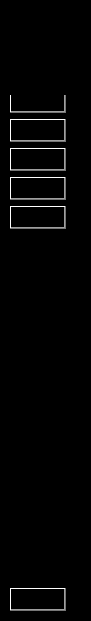
   <widget class="QWidget" name="sidebar1" native="true">
    <property name="geometry">
     <rect>
      <x>0</x>
      <y>-10</y>
      <width>91</width>
      <height>621</height>
     </rect>
    </property>
    <property name="palette">
     <palette>
      <active>
       <colorrole role="WindowText">
        <brush brushstyle="SolidPattern">
         <color alpha="255">
          <red>0</red>
          <green>0</green>
          <blue>0</blue>
         </color>
        </brush>
       </colorrole>
       <colorrole role="Button">
        <brush brushstyle="LinearGradientPattern">
         <gradient startx="1.000000000000000" starty="0.000000000000000" endx="1.000000000000000" endy="0.000000000000000" type="LinearGradient" spread="PadSpread" coordinatemode="ObjectBoundingMode">
          <gradientstop position="0.000000000000000">
           <color alpha="255">
            <red>0</red>
            <green>0</green>
            <blue>0</blue>
           </color>
          </gradientstop>
          <gradientstop position="1.000000000000000">
           <color alpha="255">
            <red>255</red>
            <green>255</green>
            <blue>255</blue>
           </color>
          </gradientstop>
         </gradient>
        </brush>
       </colorrole>
       <colorrole role="Light">
        <brush brushstyle="SolidPattern">
         <color alpha="255">
          <red>255</red>
          <green>255</green>
          <blue>255</blue>
         </color>
        </brush>
       </colorrole>
       <colorrole role="Midlight">
        <brush brushstyle="SolidPattern">
         <color alpha="255">
          <red>255</red>
          <green>255</green>
          <blue>255</blue>
         </color>
        </brush>
       </colorrole>
       <colorrole role="Dark">
        <brush brushstyle="SolidPattern">
         <color alpha="255">
          <red>127</red>
          <green>127</green>
          <blue>127</blue>
         </color>
        </brush>
       </colorrole>
       <colorrole role="Mid">
        <brush brushstyle="SolidPattern">
         <color alpha="255">
          <red>170</red>
          <green>170</green>
          <blue>170</blue>
         </color>
        </brush>
       </colorrole>
       <colorrole role="Text">
        <brush brushstyle="SolidPattern">
         <color alpha="255">
          <red>0</red>
          <green>0</green>
          <blue>0</blue>
         </color>
        </brush>
       </colorrole>
       <colorrole role="BrightText">
        <brush brushstyle="SolidPattern">
         <color alpha="255">
          <red>255</red>
          <green>255</green>
          <blue>255</blue>
         </color>
        </brush>
       </colorrole>
       <colorrole role="ButtonText">
        <brush brushstyle="SolidPattern">
         <color alpha="255">
          <red>0</red>
          <green>0</green>
          <blue>0</blue>
         </color>
        </brush>
       </colorrole>
       <colorrole role="Base">
        <brush brushstyle="LinearGradientPattern">
         <gradient startx="1.000000000000000" starty="0.000000000000000" endx="1.000000000000000" endy="0.000000000000000" type="LinearGradient" spread="PadSpread" coordinatemode="ObjectBoundingMode">
          <gradientstop position="0.000000000000000">
           <color alpha="255">
            <red>0</red>
            <green>0</green>
            <blue>0</blue>
           </color>
          </gradientstop>
          <gradientstop position="1.000000000000000">
           <color alpha="255">
            <red>255</red>
            <green>255</green>
            <blue>255</blue>
           </color>
          </gradientstop>
         </gradient>
        </brush>
       </colorrole>
       <colorrole role="Window">
        <brush brushstyle="LinearGradientPattern">
         <gradient startx="1.000000000000000" starty="0.000000000000000" endx="1.000000000000000" endy="0.000000000000000" type="LinearGradient" spread="PadSpread" coordinatemode="ObjectBoundingMode">
          <gradientstop position="0.000000000000000">
           <color alpha="255">
            <red>0</red>
            <green>0</green>
            <blue>0</blue>
           </color>
          </gradientstop>
          <gradientstop position="1.000000000000000">
           <color alpha="255">
            <red>255</red>
            <green>255</green>
            <blue>255</blue>
           </color>
          </gradientstop>
         </gradient>
        </brush>
       </colorrole>
       <colorrole role="Shadow">
        <brush brushstyle="SolidPattern">
         <color alpha="255">
          <red>0</red>
          <green>0</green>
          <blue>0</blue>
         </color>
        </brush>
       </colorrole>
       <colorrole role="AlternateBase">
        <brush brushstyle="SolidPattern">
         <color alpha="255">
          <red>255</red>
          <green>255</green>
          <blue>255</blue>
         </color>
        </brush>
       </colorrole>
       <colorrole role="ToolTipBase">
        <brush brushstyle="SolidPattern">
         <color alpha="255">
          <red>255</red>
          <green>255</green>
          <blue>220</blue>
         </color>
        </brush>
       </colorrole>
       <colorrole role="ToolTipText">
        <brush brushstyle="SolidPattern">
         <color alpha="255">
          <red>0</red>
          <green>0</green>
          <blue>0</blue>
         </color>
        </brush>
       </colorrole>
       <colorrole role="PlaceholderText">
        <brush brushstyle="SolidPattern">
         <color alpha="128">
          <red>0</red>
          <green>0</green>
          <blue>0</blue>
         </color>
        </brush>
       </colorrole>
      </active>
      <inactive>
       <colorrole role="WindowText">
        <brush brushstyle="SolidPattern">
         <color alpha="255">
          <red>0</red>
          <green>0</green>
          <blue>0</blue>
         </color>
        </brush>
       </colorrole>
       <colorrole role="Button">
        <brush brushstyle="LinearGradientPattern">
         <gradient startx="1.000000000000000" starty="0.000000000000000" endx="1.000000000000000" endy="0.000000000000000" type="LinearGradient" spread="PadSpread" coordinatemode="ObjectBoundingMode">
          <gradientstop position="0.000000000000000">
           <color alpha="255">
            <red>0</red>
            <green>0</green>
            <blue>0</blue>
           </color>
          </gradientstop>
          <gradientstop position="1.000000000000000">
           <color alpha="255">
            <red>255</red>
            <green>255</green>
            <blue>255</blue>
           </color>
          </gradientstop>
         </gradient>
        </brush>
       </colorrole>
       <colorrole role="Light">
        <brush brushstyle="SolidPattern">
         <color alpha="255">
          <red>255</red>
          <green>255</green>
          <blue>255</blue>
         </color>
        </brush>
       </colorrole>
       <colorrole role="Midlight">
        <brush brushstyle="SolidPattern">
         <color alpha="255">
          <red>255</red>
          <green>255</green>
          <blue>255</blue>
         </color>
        </brush>
       </colorrole>
       <colorrole role="Dark">
        <brush brushstyle="SolidPattern">
         <color alpha="255">
          <red>127</red>
          <green>127</green>
          <blue>127</blue>
         </color>
        </brush>
       </colorrole>
       <colorrole role="Mid">
        <brush brushstyle="SolidPattern">
         <color alpha="255">
          <red>170</red>
          <green>170</green>
          <blue>170</blue>
         </color>
        </brush>
       </colorrole>
       <colorrole role="Text">
        <brush brushstyle="SolidPattern">
         <color alpha="255">
          <red>0</red>
          <green>0</green>
          <blue>0</blue>
         </color>
        </brush>
       </colorrole>
       <colorrole role="BrightText">
        <brush brushstyle="SolidPattern">
         <color alpha="255">
          <red>255</red>
          <green>255</green>
          <blue>255</blue>
         </color>
        </brush>
       </colorrole>
       <colorrole role="ButtonText">
        <brush brushstyle="SolidPattern">
         <color alpha="255">
          <red>0</red>
          <green>0</green>
          <blue>0</blue>
         </color>
        </brush>
       </colorrole>
       <colorrole role="Base">
        <brush brushstyle="LinearGradientPattern">
         <gradient startx="1.000000000000000" starty="0.000000000000000" endx="1.000000000000000" endy="0.000000000000000" type="LinearGradient" spread="PadSpread" coordinatemode="ObjectBoundingMode">
          <gradientstop position="0.000000000000000">
           <color alpha="255">
            <red>0</red>
            <green>0</green>
            <blue>0</blue>
           </color>
          </gradientstop>
          <gradientstop position="1.000000000000000">
           <color alpha="255">
            <red>255</red>
            <green>255</green>
            <blue>255</blue>
           </color>
          </gradientstop>
         </gradient>
        </brush>
       </colorrole>
       <colorrole role="Window">
        <brush brushstyle="LinearGradientPattern">
         <gradient startx="1.000000000000000" starty="0.000000000000000" endx="1.000000000000000" endy="0.000000000000000" type="LinearGradient" spread="PadSpread" coordinatemode="ObjectBoundingMode">
          <gradientstop position="0.000000000000000">
           <color alpha="255">
            <red>0</red>
            <green>0</green>
            <blue>0</blue>
           </color>
          </gradientstop>
          <gradientstop position="1.000000000000000">
           <color alpha="255">
            <red>255</red>
            <green>255</green>
            <blue>255</blue>
           </color>
          </gradientstop>
         </gradient>
        </brush>
       </colorrole>
       <colorrole role="Shadow">
        <brush brushstyle="SolidPattern">
         <color alpha="255">
          <red>0</red>
          <green>0</green>
          <blue>0</blue>
         </color>
        </brush>
       </colorrole>
       <colorrole role="AlternateBase">
        <brush brushstyle="SolidPattern">
         <color alpha="255">
          <red>255</red>
          <green>255</green>
          <blue>255</blue>
         </color>
        </brush>
       </colorrole>
       <colorrole role="ToolTipBase">
        <brush brushstyle="SolidPattern">
         <color alpha="255">
          <red>255</red>
          <green>255</green>
          <blue>220</blue>
         </color>
        </brush>
       </colorrole>
       <colorrole role="ToolTipText">
        <brush brushstyle="SolidPattern">
         <color alpha="255">
          <red>0</red>
          <green>0</green>
          <blue>0</blue>
         </color>
        </brush>
       </colorrole>
       <colorrole role="PlaceholderText">
        <brush brushstyle="SolidPattern">
         <color alpha="128">
          <red>0</red>
          <green>0</green>
          <blue>0</blue>
         </color>
        </brush>
       </colorrole>
      </inactive>
      <disabled>
       <colorrole role="WindowText">
        <brush brushstyle="SolidPattern">
         <color alpha="255">
          <red>127</red>
          <green>127</green>
          <blue>127</blue>
         </color>
        </brush>
       </colorrole>
       <colorrole role="Button">
        <brush brushstyle="LinearGradientPattern">
         <gradient startx="1.000000000000000" starty="0.000000000000000" endx="1.000000000000000" endy="0.000000000000000" type="LinearGradient" spread="PadSpread" coordinatemode="ObjectBoundingMode">
          <gradientstop position="0.000000000000000">
           <color alpha="255">
            <red>0</red>
            <green>0</green>
            <blue>0</blue>
           </color>
          </gradientstop>
          <gradientstop position="1.000000000000000">
           <color alpha="255">
            <red>255</red>
            <green>255</green>
            <blue>255</blue>
           </color>
          </gradientstop>
         </gradient>
        </brush>
       </colorrole>
       <colorrole role="Light">
        <brush brushstyle="SolidPattern">
         <color alpha="255">
          <red>255</red>
          <green>255</green>
          <blue>255</blue>
         </color>
        </brush>
       </colorrole>
       <colorrole role="Midlight">
        <brush brushstyle="SolidPattern">
         <color alpha="255">
          <red>255</red>
          <green>255</green>
          <blue>255</blue>
         </color>
        </brush>
       </colorrole>
       <colorrole role="Dark">
        <brush brushstyle="SolidPattern">
         <color alpha="255">
          <red>127</red>
          <green>127</green>
          <blue>127</blue>
         </color>
        </brush>
       </colorrole>
       <colorrole role="Mid">
        <brush brushstyle="SolidPattern">
         <color alpha="255">
          <red>170</red>
          <green>170</green>
          <blue>170</blue>
         </color>
        </brush>
       </colorrole>
       <colorrole role="Text">
        <brush brushstyle="SolidPattern">
         <color alpha="255">
          <red>127</red>
          <green>127</green>
          <blue>127</blue>
         </color>
        </brush>
       </colorrole>
       <colorrole role="BrightText">
        <brush brushstyle="SolidPattern">
         <color alpha="255">
          <red>255</red>
          <green>255</green>
          <blue>255</blue>
         </color>
        </brush>
       </colorrole>
       <colorrole role="ButtonText">
        <brush brushstyle="SolidPattern">
         <color alpha="255">
          <red>127</red>
          <green>127</green>
          <blue>127</blue>
         </color>
        </brush>
       </colorrole>
       <colorrole role="Base">
        <brush brushstyle="LinearGradientPattern">
         <gradient startx="1.000000000000000" starty="0.000000000000000" endx="1.000000000000000" endy="0.000000000000000" type="LinearGradient" spread="PadSpread" coordinatemode="ObjectBoundingMode">
          <gradientstop position="0.000000000000000">
           <color alpha="255">
            <red>0</red>
            <green>0</green>
            <blue>0</blue>
           </color>
          </gradientstop>
          <gradientstop position="1.000000000000000">
           <color alpha="255">
            <red>255</red>
            <green>255</green>
            <blue>255</blue>
           </color>
          </gradientstop>
         </gradient>
        </brush>
       </colorrole>
       <colorrole role="Window">
        <brush brushstyle="LinearGradientPattern">
         <gradient startx="1.000000000000000" starty="0.000000000000000" endx="1.000000000000000" endy="0.000000000000000" type="LinearGradient" spread="PadSpread" coordinatemode="ObjectBoundingMode">
          <gradientstop position="0.000000000000000">
           <color alpha="255">
            <red>0</red>
            <green>0</green>
            <blue>0</blue>
           </color>
          </gradientstop>
          <gradientstop position="1.000000000000000">
           <color alpha="255">
            <red>255</red>
            <green>255</green>
            <blue>255</blue>
           </color>
          </gradientstop>
         </gradient>
        </brush>
       </colorrole>
       <colorrole role="Shadow">
        <brush brushstyle="SolidPattern">
         <color alpha="255">
          <red>0</red>
          <green>0</green>
          <blue>0</blue>
         </color>
        </brush>
       </colorrole>
       <colorrole role="AlternateBase">
        <brush brushstyle="SolidPattern">
         <color alpha="255">
          <red>255</red>
          <green>255</green>
          <blue>255</blue>
         </color>
        </brush>
       </colorrole>
       <colorrole role="ToolTipBase">
        <brush brushstyle="SolidPattern">
         <color alpha="255">
          <red>255</red>
          <green>255</green>
          <blue>220</blue>
         </color>
        </brush>
       </colorrole>
       <colorrole role="ToolTipText">
        <brush brushstyle="SolidPattern">
         <color alpha="255">
          <red>0</red>
          <green>0</green>
          <blue>0</blue>
         </color>
        </brush>
       </colorrole>
       <colorrole role="PlaceholderText">
        <brush brushstyle="SolidPattern">
         <color alpha="128">
          <red>0</red>
          <green>0</green>
          <blue>0</blue>
         </color>
        </brush>
       </colorrole>
      </disabled>
     </palette>
    </property>
    <property name="styleSheet">
     <string notr="true">background-color: qlineargradient(spread:pad, x1:1, y1:0, x2:1, y2:0, stop:0 rgba(0, 0, 0, 255), stop:1 rgba(255, 255, 255, 255));</string>
    </property>
    <widget class="QWidget" name="layoutWidget">
     <property name="geometry">
      <rect>
       <x>10</x>
       <y>90</y>
       <width>56</width>
       <height>521</height>
      </rect>
     </property>
     <layout class="QVBoxLayout" name="verticalLayout">
      <item>
       <widget class="QPushButton" name="perosonelle">
        <property name="text">
         <string/>
        </property>
        <property name="icon">
         <iconset resource="icon.qrc">
          <normaloff>:/icon/guest.ico</normaloff>:/icon/guest.ico</iconset>
        </property>
        <property name="checkable">
         <bool>true</bool>
        </property>
        <property name="autoExclusive">
         <bool>true</bool>
        </property>
       </widget>
      </item>
      <item>
       <widget class="QPushButton" name="programe">
        <property name="text">
         <string/>
        </property>
        <property name="icon">
         <iconset resource="icon.qrc">
          <normaloff>:/icon/agenda.ico</normaloff>:/icon/agenda.ico</iconset>
        </property>
        <property name="checkable">
         <bool>true</bool>
        </property>
        <property name="autoExclusive">
         <bool>true</bool>
        </property>
       </widget>
      </item>
      <item>
       <widget class="QPushButton" name="invite">
        <property name="text">
         <string/>
        </property>
        <property name="icon">
         <iconset resource="icon.qrc">
          <normaloff>:/icon/group.ico</normaloff>:/icon/group.ico</iconset>
        </property>
        <property name="checkable">
         <bool>true</bool>
        </property>
        <property name="autoExclusive">
         <bool>true</bool>
        </property>
       </widget>
      </item>
      <item>
       <widget class="QPushButton" name="equipment">
        <property name="text">
         <string/>
        </property>
        <property name="icon">
         <iconset resource="icon.qrc">
          <normaloff>:/icon/equi.ico</normaloff>:/icon/equi.ico</iconset>
        </property>
        <property name="checkable">
         <bool>true</bool>
        </property>
        <property name="autoExclusive">
         <bool>true</bool>
        </property>
       </widget>
      </item>
      <item>
       <widget class="QPushButton" name="sponsor">
        <property name="text">
         <string/>
        </property>
        <property name="icon">
         <iconset resource="icon.qrc">
          <normaloff>:/icon/money.ico</normaloff>:/icon/money.ico</iconset>
        </property>
        <property name="checkable">
         <bool>true</bool>
        </property>
        <property name="autoExclusive">
         <bool>true</bool>
        </property>
       </widget>
      </item>
      <item>
       <spacer name="verticalSpacer">
        <property name="orientation">
         <enum>Qt::Vertical</enum>
        </property>
        <property name="sizeHint" stdset="0">
         <size>
          <width>20</width>
          <height>268</height>
         </size>
        </property>
       </spacer>
      </item>
      <item>
       <widget class="QPushButton" name="quitter">
        <property name="text">
         <string/>
        </property>
        <property name="icon">
         <iconset resource="icon.qrc">
          <normaloff>:/icon/exit.ico</normaloff>:/icon/exit.ico</iconset>
        </property>
        <property name="checkable">
         <bool>true</bool>
        </property>
        <property name="autoExclusive">
         <bool>true</bool>
        </property>
       </widget>
      </item>
     </layout>
    </widget>
    <widget class="QLabel" name="log">
     <property name="geometry">
      <rect>
       <x>-11</x>
       <y>-6</y>
       <width>120</width>
       <height>101</height>
      </rect>
     </property>
     <property name="text">
      <string/>
     </property>
     <property name="pixmap">
      <pixmap resource="icon.qrc">:/icon/logo.png</pixmap>
     </property>
     <property name="scaledContents">
      <bool>true</bool>
     </property>
    </widget>
   </widget>
